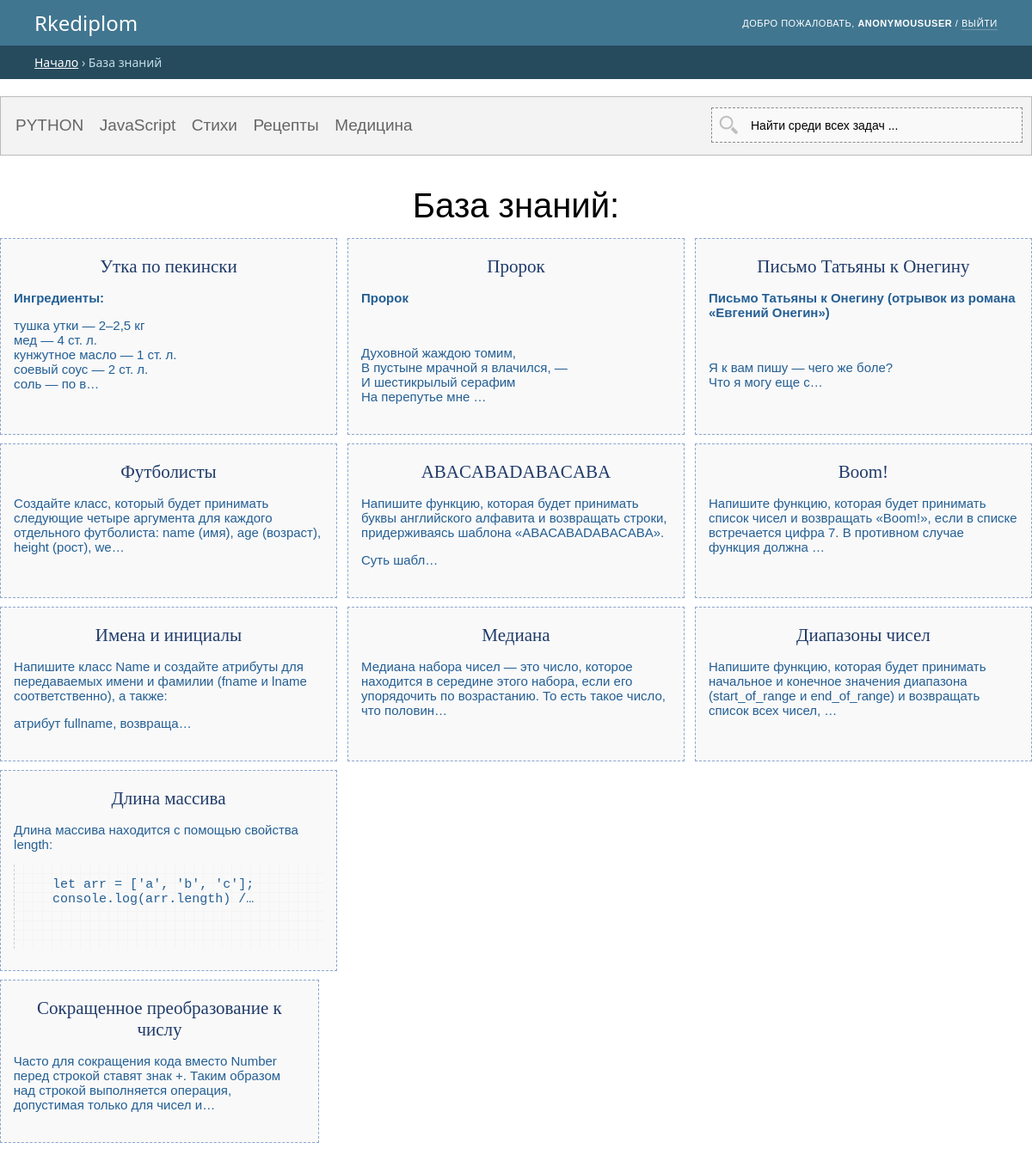
Page /wiki/ on the committed database.
### app/wiki/models.py (models this page shows, shortened)
class Wiki_cat(models.Model):
	name_block = models.CharField(u'Название', max_length=255, null=True, blank=True)
	active = models.BooleanField(default=True,verbose_name='Активность',)
	nomer_id = models.IntegerField(u'Номер сортировки',  null=True, blank=True)
	created_at = models.DateTimeField(auto_now_add=True, null=True, blank=True, verbose_name="Created at")
	updated_at = models.DateTimeField(auto_now=True, verbose_name="Updated at")
	wiki_cat_slug = models.SlugField(unique=True, max_length=255,  verbose_name='Url', db_index=True)
	class Meta:
		verbose_name = "Категории базы знаний"
		verbose_name_plural = "Категории базы знаний"
		ordering = ["nomer_id"]
	def get_absolute_url(self):
		return "/wiki/%s/" % (self.wiki_cat_slug)

class Tasks (models.Model):
	name_block = models.CharField(u'Название задачи', max_length=255, unique=False, null=False, blank=False)
	kurs_cat = models.ForeignKey('Wiki_cat', verbose_name='задача относится к категории', default='',  null=True, on_delete=models.CASCADE,)
	opisanie_full = CKEditor5Field(verbose_name='Описание задачи полное',default='', config_name='extends', null=True, blank=True)
	opisanie_mini = CKEditor5Field(verbose_name='Описание краткое',default='', config_name='extends', null=True, blank=True)
	wiki_slug = models.SlugField(unique=True, max_length=255,  verbose_name='Url', db_index=True)
	language = models.CharField( verbose_name='выбрать язык подцветки кода', max_length=255, choices=LANGUAGE_CHOICES, default='', null=True, blank=True)
	active = models.BooleanField(default=True,verbose_name='Активность',)
	created_at = models.DateTimeField(auto_now_add=True, null=True, blank=True, verbose_name="Created at")
	updated_at = models.DateTimeField(auto_now=True, verbose_name="Updated at")
	template_name = models.CharField(
		('Выбор шаблона'),
		max_length=70,
		blank=True,
	)
	def get_absolute_url(self):
		return "/wiki/%s/%s/" % (self.kurs_cat.wiki_cat_slug,self.wiki_slug,)
	class Meta:
		verbose_name = "Задачи"
		verbose_name_plural = "Задача"
		ordering = ["-created_at"]

### app/wiki/views.py (the view, shortened to what this page needs)
# urls.py: path('wiki/', views.wiki, name='wiki'),
def wiki(request):
	wiki_cat_all = Wiki_cat.objects.all().order_by('nomer_id')
	tasks = Tasks.objects.filter(active=True)
	paginator = Paginator(tasks, 30)
	page = request.GET.get('page')
	try:
		tasks = paginator.page(page)
	except PageNotAnInteger:
		tasks = paginator.page(1)
	except EmptyPage:
		tasks = paginator.page(paginator.num_pages)
	username = auth.get_user(request).username
	login_error = ''
	response = render(request, 'wiki/index.html', {
		'wiki_cat_all':wiki_cat_all,
		'tasks':tasks,
		'username': username,
		'login_error': login_error,
	})
	return response

### modules/search/forms.py
class SearchTagForm(forms.Form):
    q = forms.CharField(widget=forms.TextInput(attrs={
        'class' : 'search-input js-search-input search-tag-query tt-input',
        'id' : 'typeahead',
        'placeholder': 'Найти среди всех задач ...'
    }))

### modules/search/search.py (called while the page is built)
def search(request):
	form_search = SearchTagForm()
	return  {'searchtag' : form_search,}

### app/wiki/templates/wiki/index.html (shortened to what this page needs)
{% extends "base.html" %}
{% load static %}
{% block content %}
{% include "header.html" %}
<nav aria-label="Хлебные крошки">
	<div class="breadcrumbs">
	<a href="/">Начало</a>
	› База знаний
	</div>
</nav>
<div class="container_wiki">
	<div class="wiki_cat_wrp">
		<div class="wiki_cat_wrp_l">
		{% for wiki_cat_all in wiki_cat_all.all %}
			<a href="{{ wiki_cat_all.get_absolute_url }}" {% if wiki_cat_all.id == wiki_cat.id  %}class="active_url" {% endif %} >{{ wiki_cat_all.name_block }}</a>
		{% empty %}
			<p style="font-size: 16px">Нет постов</p>
		{% endfor %}
		</div>
		<div class="wiki_cat_wrp_r">
			<div class="search search--header">
                <div class="search_wrap">
                    <form class="search-form" action="/catalog/" class="user-tools__search site-search">
                        <div class="fform">
                            <div class="tt-input" data-da="#search_mobile_top,768,0">
                                   {{ searchtag.q }}
                            </div>
                        </div>
                    </form>
                </div>
            </div>
		</div>
	</div>
	<h1>База знаний:</h1>
	<div class="task_wrap">
	{% for tasks in tasks %}
		<div class="task_block animate__animated animate__fadeInUp">
			<a href="{{tasks.get_absolute_url}}">
				<div class="task_block_name">
					{{tasks.name_block|safe}}
				</div>
				<div class="task_block_opisanie">
					{% if tasks.opisanie_mini %}
						{{tasks.opisanie_mini|safe|truncatechars:"150"}}
					{% else %}
						{{tasks.opisanie_full|safe|truncatechars:"150"}}
					{% endif %}
				</div>
			</a>
		</div>
	{% empty %}
		<p style="font-size: 16px">Нет постов</p>
	{% endfor %}
	</div>
</div>
{% include "footer.html" %}
{% endblock %}

### media/fancybox.css (style rules this page uses)
:root { --f-spinner-width: 36px;--f-spinner-height: 36px;--f-spinner-color-1: rgba(0, 0, 0, 0.1);--f-spinner-color-2: rgba(17, 24, 28, 0.8);--f-spinner-stroke: 2.75 }
:root { --f-button-width: 40px;--f-button-height: 40px;--f-button-border: 0;--f-button-border-radius: 0;--f-button-color: #374151;--f-button-bg: #f8f8f8;--f-button-hover-bg: #e0e0e0;--f-button-active-bg: #d0d0d0;--f-button-shadow: none;--f-button-transition: all 0.15s ease;--f-button-transform: none;--f-button-svg-width: 20px;--f-button-svg-height: 20px;--f-button-svg-stroke-width: 1.5;--f-button-svg-fill: none;--f-button-svg-filter: none;--f-button-svg-disabled-opacity: 0.65 }

### templates/default/svm_normalize.html (style rules this page uses)
html { font-family:sans-serif;-ms-text-size-adjust:100%;-webkit-text-size-adjust:100% }
body { margin:0 }
article,aside,details,figcaption,figure,footer,header,hgroup,main,nav,section,summary { display:block }
a { background:transparent }
b,strong { font-weight:bold }
h1 { font-size:2em;margin:0.67em 0 }
pre { overflow:auto }
code,kbd,pre,samp { font-family:monospace,monospace;font-size:1em }
button,input,optgroup,select,textarea { color:inherit;font:inherit;margin:0 }
input { line-height:normal }

### rows in the picture
Wiki_cat: name_block "PYTHON"
Wiki_cat: name_block "JavaScript"
Wiki_cat: name_block "Стихи"
Wiki_cat: name_block "Рецепты"
Wiki_cat: name_block "Медицина"
Tasks: name_block "Утка по пекински", opisanie_full "Ингредиенты: тушка утки — 2–2,5 кг мед — 4 ст. л. кунжутное масло — 1 ст. л. соевый соус — 2 ст. л. соль — по в…"
Tasks: name_block "Пророк", opisanie_full "Пророк Духовной жаждою томим, В пустыне мрачной я влачился, — И шестикрылый серафим На перепутье мне …"
Tasks: name_block "Письмо Татьяны к Онегину", opisanie_full "Письмо Татьяны к Онегину (отрывок из романа «Евгений Онегин») Я к вам пишу — чего же боле? Что я могу еще с…"
Tasks: name_block "Футболисты", opisanie_full "Создайте класс, который будет принимать следующие четыре аргумента для каждого отдельного футболиста: name (имя), age (возраст), height (рост), we…"
Tasks: name_block "ABACABADABACABA", opisanie_full "Напишите функцию, которая будет принимать буквы английского алфавита и возвращать строки, придерживаясь шаблона «ABACABADABACABA». Суть шабл…"
Tasks: name_block "Boom!", opisanie_full "Напишите функцию, которая будет принимать список чисел и возвращать «Boom!», если в списке встречается цифра 7. В противном случае функция должна …"
Tasks: name_block "Имена и инициалы", opisanie_full "Напишите класс Name и создайте атрибуты для передаваемых имени и фамилии (fname и lname соответственно), а также: атрибут fullname, возвраща…"
Tasks: name_block "Медиана", opisanie_full "Медиана набора чисел — это число, которое находится в середине этого набора, если его упорядочить по возрастанию. То есть такое число, что половин…"
Tasks: name_block "Диапазоны чисел", opisanie_full "Напишите функцию, которая будет принимать начальное и конечное значения диапазона (start_of_range и end_of_range) и возвращать список всех чисел, …"
Tasks: name_block "Длина массива", opisanie_full "Длина массива находится с помощью свойства length: let arr = [ 'a' , 'b' , 'c' ]; console . log ( arr . length ) /…"
Tasks: name_block "Сокращенное преобразование к числу", opisanie_full "Часто для сокращения кода вместо Number перед строкой ставят знак +. Таким образом над строкой выполняется операция, допустимая только для чисел и…"

### other values in the picture
{{ request.user }} "ANONYMOUSUSER"
